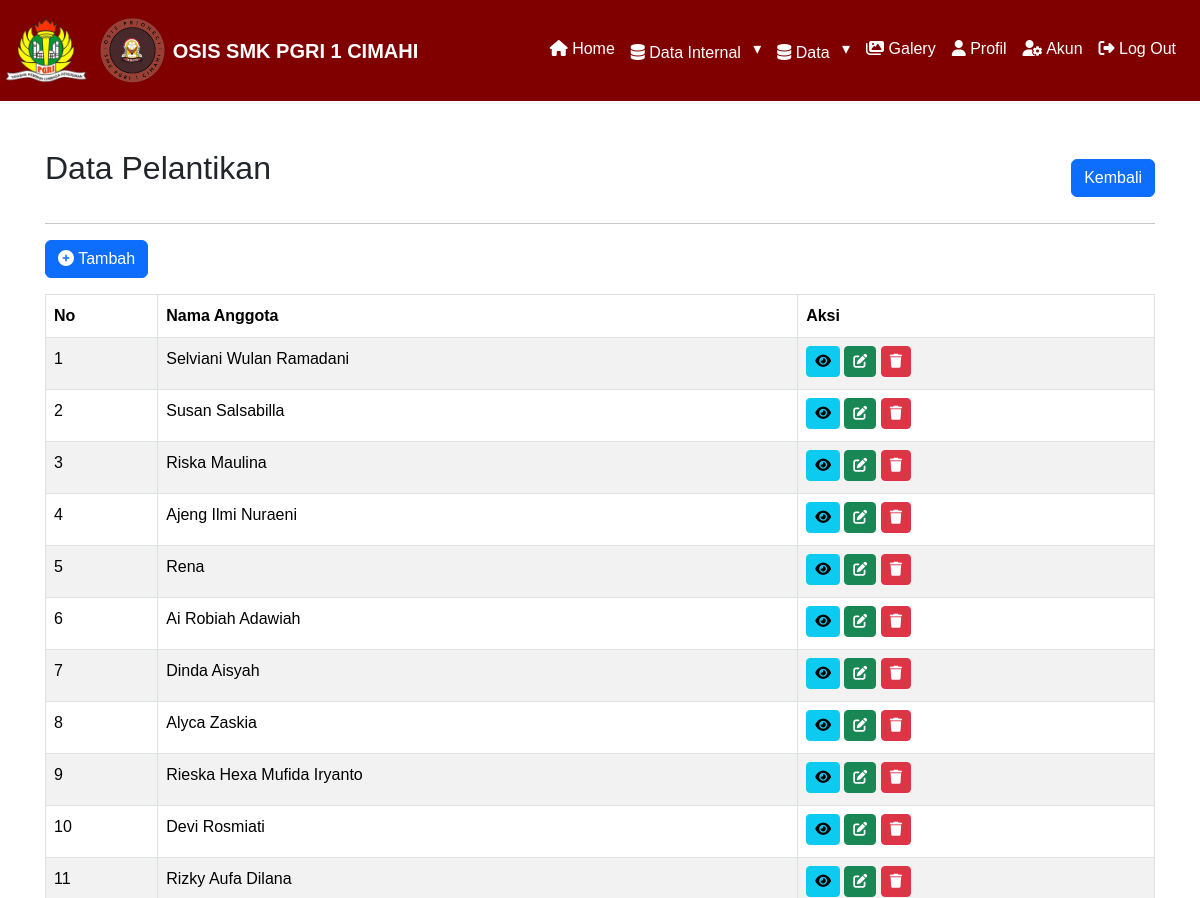
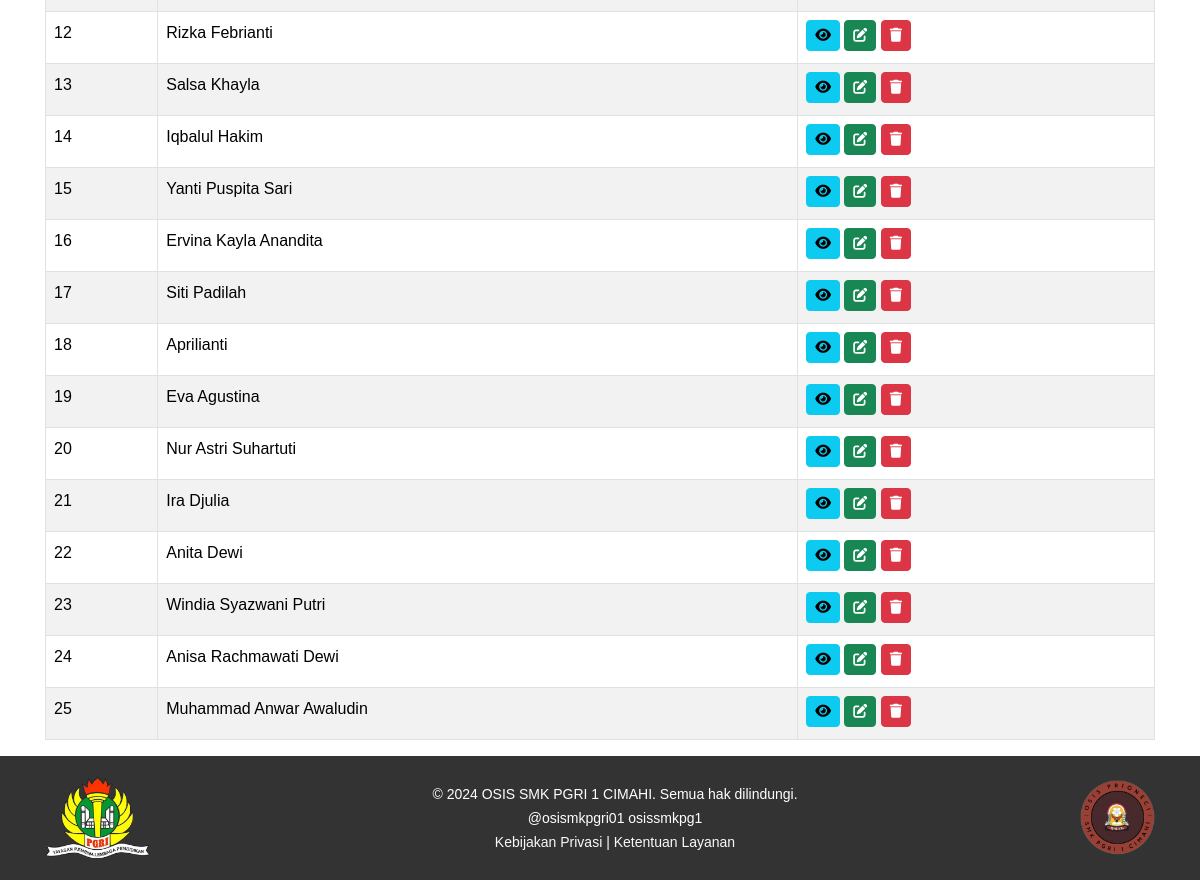
Page /admin/data-pelantikan-admin.php (signed in) on the committed database (2 pictures, top to bottom).
### tables this page shows
CREATE TABLE `data_pelantikan` (
  `id_pelantikan` int(100) NOT NULL,
  `nama_anggota` varchar(100) NOT NULL,
  `tahun_pelantikan` date NOT NULL,
  `created_by` int(11) DEFAULT NULL,
  `created_at` datetime DEFAULT current_timestamp(),
  `updated_by` int(11) DEFAULT NULL,
  `updated_at` datetime DEFAULT current_timestamp() ON UPDATE current_timestamp()
);

### admin/data-pelantikan-admin.php (the view, shortened to what this page needs)
<?php
include '../layout/header.php';
?>
<div class="content-wrapper">
    <div class="container mt-5 overflow-x-scroll">
        <div class="d-flex justify-content-between align-items-center">
            <h2>Data Pelantikan</h2>
            <a href="javascript:history.back()" class="btn btn-primary">Kembali</a>
        </div>
        <hr>
        <a class="btn btn-primary tambah-btn" data-bs-toggle="modal" data-bs-target="#modalTambah"><i class="fas fa-plus-circle"></i> Tambah</a>
        <table id="serverside" class="table table-bordered table-striped mt-3">
            <thead>
                <tr>
                    <th>No</th>
                    <th>Nama Anggota</th>
                    <th>Aksi</th>
                </tr>
            </thead>
            <tbody>
                <?php
                include '../config/koneksi.php';
                $result = mysqli_query($db, "
                    SELECT dp.*,
                        ak1.nama AS dibuat_oleh,
                        ak2.nama AS diubah_oleh
                    FROM data_pelantikan dp
                    LEFT JOIN akun ak1 ON dp.created_by = ak1.id_akun
                    LEFT JOIN akun ak2 ON dp.updated_by = ak2.id_akun
                ");
                $no = 1;
                while ($row = mysqli_fetch_assoc($result)) : ?>
                    <tr>
                        <td><?= $no++; ?></td>
                        <td><?= htmlspecialchars($row['nama_anggota']); ?></td>
                        <td>
                            <a class="btn btn-info btn-sm mb-1" data-bs-toggle="modal" data-bs-target="#modalDetail<?= $row['id_pelantikan']; ?>">
                                <i class="fas fa-eye"></i>
                            </a>
                            <a class="btn btn-success btn-sm mb-1" data-bs-toggle="modal" data-bs-target="#modalUbah<?= $row['id_pelantikan']; ?>"><li class="fas fa-edit"></li></a>
                            <a class="btn btn-danger btn-sm mb-1" data-bs-toggle="modal" data-bs-target="#modalHapus<?= $row['id_pelantikan']; ?>"><li class="fas fa-trash"></li></a>
                        </td>
                    </tr>
                <?php endwhile; ?>
            </tbody>
        </table>
    </div>
</div>
<?php endwhile;
include '../layout/footer.php'; ?>

### layout/header.php (style rules this page uses)
body { font-family: Arial, sans-serif; font-size: 16px; line-height: 1.6; margin: 0; padding: 0; box-sizing: border-box; }
.container { padding: 0 15px; margin: 0 auto; }
h2, h3 { margin-bottom: 20px; }

### rows in the picture
data_pelantikan: nama_anggota "Selviani Wulan Ramadani"
data_pelantikan: nama_anggota "Susan Salsabilla"
data_pelantikan: nama_anggota "Riska Maulina"
data_pelantikan: nama_anggota "Ajeng Ilmi Nuraeni"
data_pelantikan: nama_anggota "Rena"
data_pelantikan: nama_anggota "Ai Robiah Adawiah"
data_pelantikan: nama_anggota "Dinda Aisyah"
data_pelantikan: nama_anggota "Alyca Zaskia"
data_pelantikan: nama_anggota "Rieska Hexa Mufida Iryanto"
data_pelantikan: nama_anggota "Devi Rosmiati"
data_pelantikan: nama_anggota "Rizky Aufa Dilana"
data_pelantikan: nama_anggota "Rizka Febrianti"
data_pelantikan: nama_anggota "Salsa Khayla"
data_pelantikan: nama_anggota "Iqbalul Hakim"
data_pelantikan: nama_anggota "Yanti Puspita Sari"
data_pelantikan: nama_anggota "Ervina Kayla Anandita"
data_pelantikan: nama_anggota "Siti Padilah"
data_pelantikan: nama_anggota "Aprilianti"
data_pelantikan: nama_anggota "Eva Agustina"
data_pelantikan: nama_anggota "Nur Astri Suhartuti"
data_pelantikan: nama_anggota "Ira Djulia"
data_pelantikan: nama_anggota "Anita Dewi"
data_pelantikan: nama_anggota "Windia Syazwani Putri"
data_pelantikan: nama_anggota "Anisa Rachmawati Dewi"
data_pelantikan: nama_anggota "Muhammad Anwar Awaludin"
